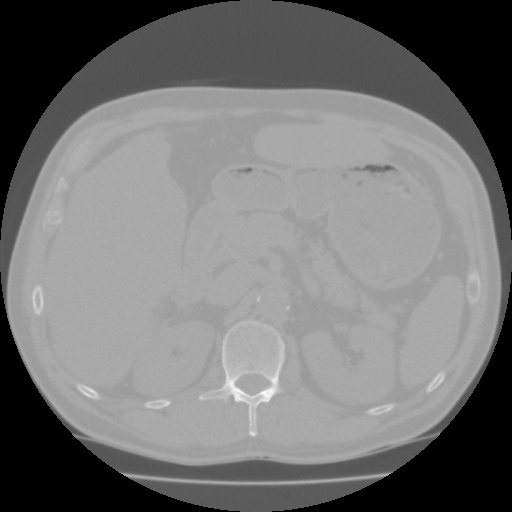
#> input picture exercises/ex6-PixelClassificationAndObjectSegmentation/data/Training.dcm, 512 x 512 px; the run also reads 1 picture not shown here
$ python Ex6.py
#> lines starting #> are read from the running program, lines starting #| are printed output that depends on the picture; after the words box and inside, x2 and y2 are one past the last pixel; in counts of white or black regions, pixels touching at a corner belong together; pictures that were not available may be replaced by others from this repository, and a replacement may not be noted
#%% Imports
from skimage import io, color
from skimage.morphology import binary_closing, binary_opening
from skimage.morphology import disk
import matplotlib.pyplot as plt
import numpy as np
from skimage import measure
from skimage.color import label2rgb
import pydicom as dicom
from scipy.stats import norm
from scipy.spatial import distance

#%% Given functions
def show_comparison(original, modified, modified_name):
    fig, (ax1, ax2) = plt.subplots(ncols=2, figsize=(8, 4), sharex=True,
                                   sharey=True)
    ax1.imshow(original, cmap="gray", vmin=-200, vmax=500)
    ax1.set_title('Original')
    ax1.axis('off')
    ax2.imshow(modified)
    ax2.set_title(modified_name)
    ax2.axis('off')
    io.show()

#%% Load the dicom image
in_dir = "data/"
ct = dicom.read_file(in_dir + 'Training.dcm')
img = ct.pixel_array
#> img is the input picture: shape (512, 512) int16; min -2048, max 1114, mean -610
print(img.shape)
#| (512, 512)
print(img.dtype)
#| int16
io.imshow(img,vmin=np.min(img),vmax=np.max(img))
# %% Ex 1 try to make good visualisation of the spleen
#HU typically ranges from 0 to 150.
io.imshow(img, vmin=-50, vmax=150, cmap='gray')
io.show()
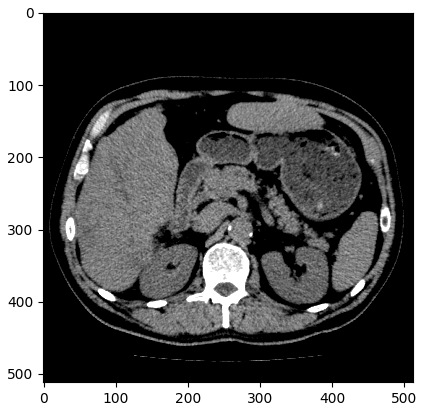
#> figure drawn by matplotlib, 1 panel
# %% Inspecting the spleen
spleen_roi = io.imread(in_dir + 'SpleenROI.png')
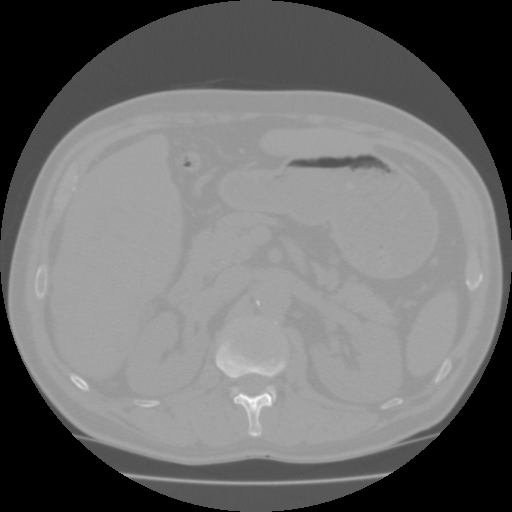
#> input picture exercises/ex6-PixelClassificationAndObjectSegmentation/data/Test1.dcm, 512 x 512 px, given in place of SpleenROI.png, which was not available
#> spleen_roi is the input picture: shape (512, 512) int16; min -2048, max 1232, mean -623.2
# convert to boolean image
spleen_mask = spleen_roi > 0
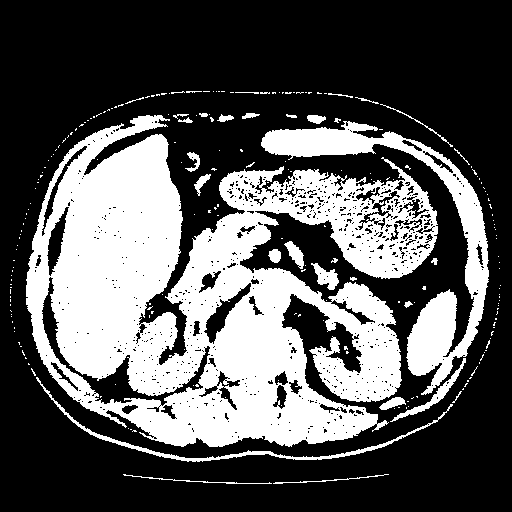
#> spleen_mask: shape (512, 512) bool; 34.6% white; 225 white regions (193 under 20 px), largest, box (x1, y1, x2, y2) and area: (26, 115, 438, 447) 75044, (261, 121, 489, 395) 10598, (36, 377, 453, 462) 1465
spleen_values = img[spleen_mask]

#Plot histogram
plt.hist(spleen_values, bins=100)
plt.show()
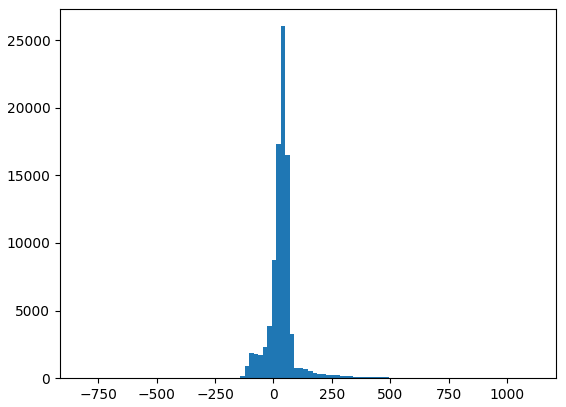
#> figure drawn by matplotlib, 1 panel; tallest bar 26023 high, from x = 32.08 to 51.4
mu_spleen = np.mean(spleen_values)
#> mu_spleen = 40.01
std_spleen = np.std(spleen_values)
#> std_spleen = 82.7

# Mean a bit lower than expected
# Standard deviation is quite high as well
#Histogram looks gaussian

# %% EX 4 Fit gaussian to histogram and plot

n, bins, patches = plt.hist(spleen_values, 60, density=1)
#> n = 60 values, max 0.0132 at index 26, min 0 at index 1, mean 0.000518; bins = 61 values from -818 to 1114; patches = 60 items
pdf_spleen = norm.pdf(bins, mu_spleen, std_spleen)
#> pdf_spleen = 61 values, max 0.00478 at index 27, min 1.14e-39 at index 60, mean 0.000509
plt.plot(bins, pdf_spleen)
plt.xlabel('Hounsfield unit')
plt.ylabel('Frequency')
plt.title('Spleen values in CT scan')
plt.show()
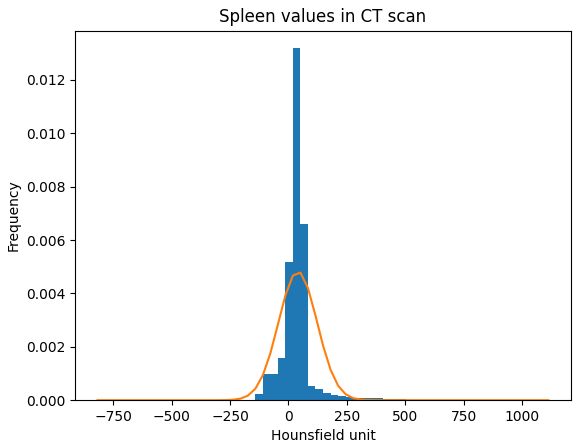
#> figure drawn by matplotlib, 1 panel; tallest bar 0.0132 high, from x = 19.2 to 51.4; curve peaks at x = 51.4, y = 0.00478


# %% Ex 5: PLot histogram and gaussian for all organs
organs = ['Background','Bone','Liver','Spleen',
          'Trabec','Fat','Kidney']
colors = ['black','red','blue','green','yellow','purple','orange']
plt.figure()
for organ in organs:
    mask = io.imread(in_dir + organ + 'ROI.png') > 0
    values = img[mask]
    mu = np.mean(values)
#> mu = 40.01
    std = np.std(values)
#> std = 82.7
    n, bins, patches = plt.hist(values, 60, density=1,
                                 alpha=0.3, color=colors[organs.index(organ)])
    pdf = norm.pdf(bins, mu, std)
#> pdf has the same summary as pdf_spleen
#> (the run stopped early here; a loop or call above may not have finished)
